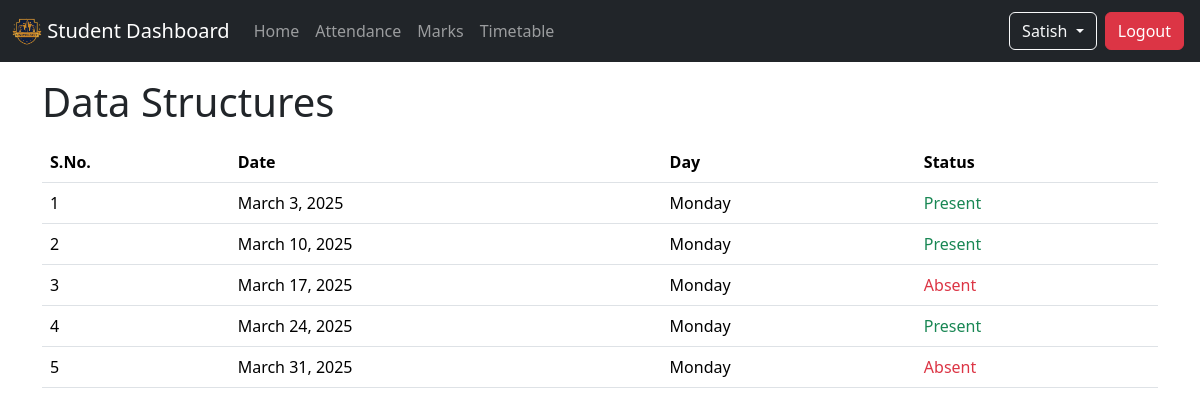
The app's page /student/RN0001/DS/attendance (signed in) with its own data.
### info/models.py (models this page shows, shortened)
class User(AbstractUser):
    is_student = models.BooleanField(default=False, verbose_name='Student Status')
    is_teacher = models.BooleanField(default=False, verbose_name='Teacher Status')
    is_hod = models.BooleanField(default=False, verbose_name='HOD Status')

class Student(models.Model):
    user = models.OneToOneField(User, on_delete=models.CASCADE, null=True)
    class_id = models.ForeignKey(Class, on_delete=models.CASCADE, default='1')
    roll_number = models.CharField(max_length=50, primary_key=True)
    name = models.CharField(max_length=200)
    gender = models.CharField(max_length=50, choices=gender_choices, default='Male')
    date_of_birth = models.DateField(default='1990-21-10')

class Course(models.Model):
    department = models.ForeignKey(Department, on_delete=models.CASCADE)
    id = models.CharField(max_length=50, primary_key=True)
    name = models.CharField(max_length=200)
    short_name = models.CharField(max_length=50, default='X')

class Attendance(models.Model):
    course = models.ForeignKey(Course, on_delete=models.CASCADE)
    student = models.ForeignKey(Student, on_delete=models.CASCADE)
    attendanceClass = models.ForeignKey(AttendanceClass, on_delete=models.CASCADE, default='1')
    date = models.DateField(default='2025-03-22')
    status = models.BooleanField(default=True)

### info/views.py (the view)
# urls.py: path('student/<str:roll_number>/<str:course_id>/attendance', views.StudentAttendanceDetailView.as_view(), name = 'student_attendance_detail'),
class StudentAttendanceDetailView(LoginRequiredMixin, TemplateView):
    template_name = 'info/student/attendance_detail.html'
    def get(self, request, *args, **kwargs):
        if request.user.is_student:
            context = self.get_context_data(**kwargs)
            roll_number = kwargs['roll_number']
            course_id = kwargs['course_id']
            student = get_object_or_404(Student, roll_number=roll_number)
            course = get_object_or_404(Course, id=course_id)
            attendance_list = Attendance.objects.filter(course=course, student=student).order_by('date')
            context['attendance_list'] = attendance_list
            context['course'] = course
            return self.render_to_response(context)
        return redirect('info:unauthorize_view')

### info/templates/info/student/attendance_detail.html (shortened to what this page needs)
{% extends 'base_master.html' %}
{% block content %}
    <div class="container">
        <h1>{{course.name}}</h1>
        <div class="table-responsive mt-3">
            <table class="table table-hover">
                <thead>
                    <tr>
                        <th scope="col">S.No.</th>
                        <th scope="col">Date</th>
                        <th scope="col">Day</th>
                        <th scope="col">Status</th>
                    </tr>
                </thead>
                <tbody>
                    {% for obj in attendance_list %}
                    <tr>
                        <td class="align-middle">{{forloop.counter}}</td>
                        <td class="align-middle">{{obj.date}}</td>
                        <td class="align-middle">{{obj.date|date:'l'}}</td>
                        {% if obj.status %}
                            <td class="align-middle text-success">Present</td>
                        {% else %}
                            <td class="align-middle text-danger">Absent</td>
                        {% endif %}
                    </tr>
                    {% endfor %}
                </tbody>
            </table>
        </div>
    </div>
{% endblock content %}

### templates/includes/navbar.html (shortened to what this page needs)
{% load static %}
<nav class="navbar navbar-expand-sm navbar-dark bg-dark" aria-label="University Navbar">
  <div class="container-fluid">
    <a class="navbar-brand" href="/">
      <img src="{% static 'info/img/univ-logo.png' %}" alt="Logo" width="30" class="d-inline-block align-text-top">
      {% if request.user.is_authenticated  %}
        {% if request.user.is_student %}
          Student Dashboard
        {% elif request.user.is_teacher %}
          Teacher Dashboard
        {% else %}
          Admin Dashboard
        {% endif %}
      {% else %}
        University
      {% endif %}
    </a>
    <div class="collapse navbar-collapse" id="navbar">
      <ul class="navbar-nav me-auto mb-2 mb-sm-0">
        {% if request.user.is_authenticated  %}
          {% if request.user.is_student %}
            <li class="nav-item">
                <a class="nav-link" href="{% url 'info:student_view' %}">Home</a>
            </li>
            <li class="nav-item">
              <a class="nav-link" href="{% url 'info:student_attendance' request.user.student.roll_number %}">Attendance</a>
            </li>
            <li class="nav-item">
              <a class="nav-link" href="{% url 'info:student_marks' request.user.student.roll_number %}">Marks</a>
            </li>
            <li class="nav-item">
              <a class="nav-link" href="{% url 'info:student_timetable' request.user.student.class_id_id %}">Timetable</a>
            </li>
          {% endif %}
        {% endif %}
      </ul>
      <ul class="navbar-nav mb-2 mb-sm-0">
        <li class="nav-item dropdown">
          {% if request.user.is_authenticated %}
            <button class="btn btn-outline-light dropdown-toggle text-capitalize" type="button" data-bs-toggle="dropdown" data-bs-auto-close="true" aria-expanded="false">
              {% if request.user.is_teacher %}
                {{request.user.teacher.name}}
              {% elif request.user.is_student %}
                {{request.user.student.name}}
              {% else %}
                {{request.user.username}}
              {% endif %}
            </button>
            <a class="btn btn-danger m-1" href="{% url 'account_logout' %}">Logout</a>
          {% else %}
            <a class="btn btn-outline-light m-1" href="{% url 'account_login' %}">Login</a>
          {% endif %}
        </li>
      </ul>
    </div>
  </div>
</nav>

### records on screen
User: user.student.name "Satish"
Course: name "Data Structures"
Attendance: date "March 3, 2025", date "Monday", status "Present"
Attendance: date "March 10, 2025", date "Monday", status "Present"
Attendance: date "March 17, 2025", date "Monday", status "Absent"
Attendance: date "March 24, 2025", date "Monday", status "Present"
Attendance: date "March 31, 2025", date "Monday", status "Absent"
